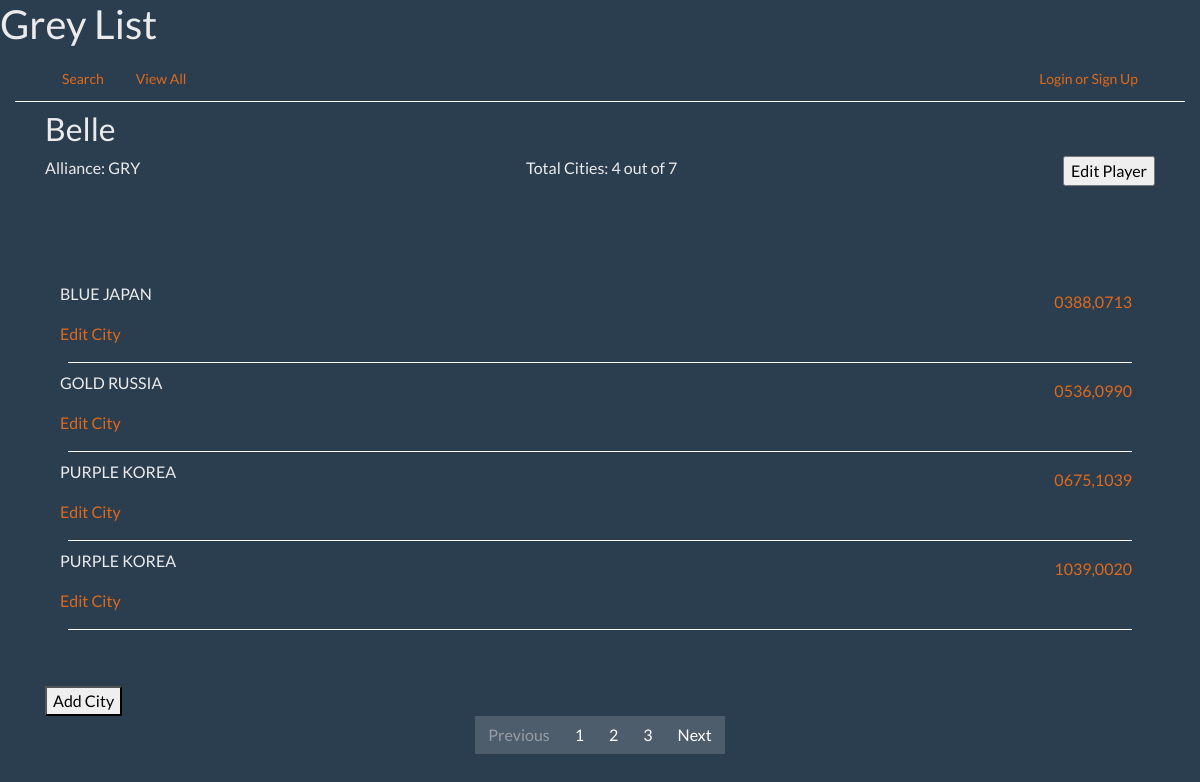
The app's page /player/detail/1/ with its own data.
### subCityList/models.py (models this page shows, shortened)
class Player (models.Model):
    id = models.AutoField(primary_key=True)
    name = models.CharField(max_length=200, blank=False, unique=True)
    team = models.CharField(max_length=3, choices=TEAM_NAMES, default=None)
    rank = models.IntegerField(choices=RANKS, default=KNIGHT)

class Subcity (models.Model):
    id = models.AutoField(primary_key=True)
    coords = models.CharField(max_length=9, blank=False, unique=True)
    player = models.ForeignKey(Player, related_name='cities', blank=False, on_delete=models.CASCADE)
    culture = models.CharField(max_length=7, blank=False, choices=SUB_CULTURE, default=JAPAN)
    quality = models.CharField(max_length=6, blank=False, choices=SUB_QUALITY, default=EXCELLENT)

### subCityList/views_player.py (the view)
# urls.py: path('player/detail/<int:player_pk>/', views_player.player_detail, name='player_detail'),
def player_detail(request, player_pk):
    player = get_object_or_404(Player, id=player_pk)
    cities = Subcity.objects.filter(player=player_pk).order_by('quality')
    return render(request, 'subCityList/player/player_detail.html', {'player': player, 'cities': cities})

### subCityList/templates/subCityList/player/player_detail.html (shortened to what this page needs)
{% extends 'subCityList/base.html' %}
{% block content %}
     <div>
    <h2>{{ player.name }} </h2>
    <div class="d-flex pb-5">
        <div class="mr-auto"> Alliance: {{ player.team }}</div>
        <div class="mr-auto">Total Cities: {{ player.cities.count }} out of {{ player.rank }}</div>
    {% if player %}
        <form action="{% url 'subCityList:player_edit' player_pk=player.id %}">
        <input id="edit_player_form" type='submit' value='Edit Player'>
        </form>
    {% endif %}
    </div>
    <div class="container pt-5 justify-content-center">
    {% for city in cities %}
        <div class='d-flex' id="city_{{ city.id }}">
            <div class="mr-auto">{{ city.quality }} {{ city.culture }}</div>
            <div class="p-2"><a href="{% url 'subCityList:city_detail' city_pk=city.id %}">{{ city.coords }}</a></div>
        </div>
        <p><a href="{% url 'subCityList:city_edit' city_pk=city.id %}">Edit City</a></p>
        <div class="border-bottom border-white m-2"></div>
    {% empty %}
        <p id='no_records'>{{ message }}</p>
    {% endfor %}
    </div>
    </div>
    <div class="pt-5">
    <form action={% url 'subCityList:city_add' player_pk=player.id %}>
        <button type="submit">Add City</button>
    </div>
{% endblock %}

### records on screen
Player: name "Belle", team "GRY", cities.count "4", rank "7"
Subcity: quality "BLUE", culture "JAPAN", coords "0388,0713"
Subcity: quality "GOLD", culture "RUSSIA", coords "0536,0990"
Subcity: quality "PURPLE", culture "KOREA", coords "0675,1039"
Subcity: quality "PURPLE", culture "KOREA", coords "1039,0020"
